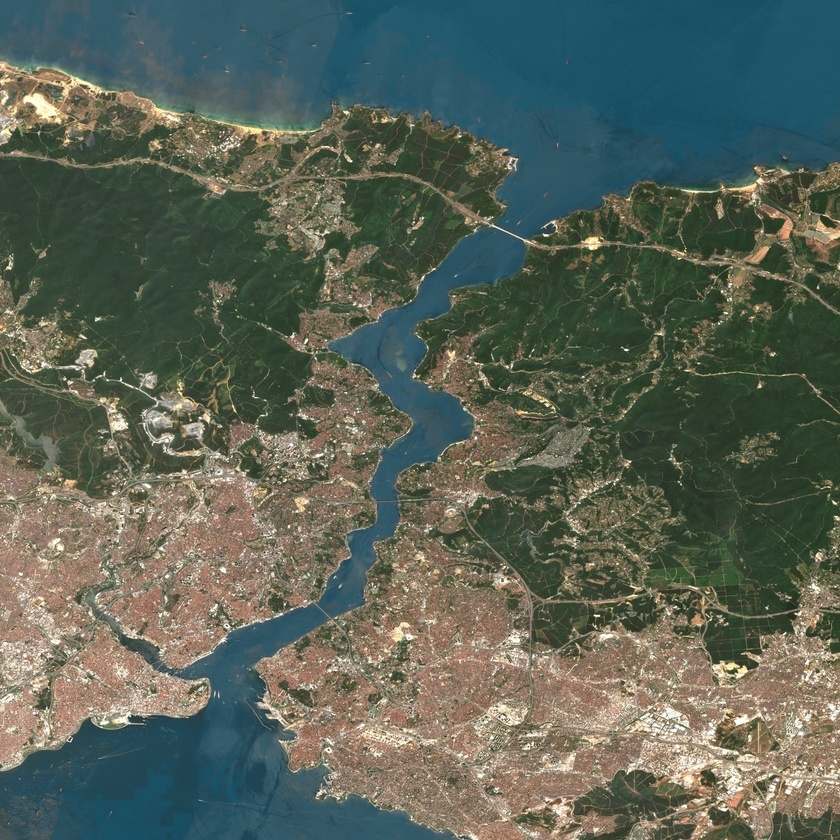
#> input picture hormuz/tex/bos.jpg, 840 x 840 px, shrunk from 2100 x 2099 before the run
$ python grade.py tex/bos.jpg
#> lines starting #> are read from the running program, lines starting #| are printed output that depends on the picture
"""Regrade Blue Marble textures: deep saturated blue ocean -> teal like the reference reels; land slightly brighter/warmer."""
import sys, numpy as np
from PIL import Image
Image.MAX_IMAGE_PIXELS = None
for f in sys.argv[1:]:
    a = np.asarray(Image.open(f).convert('RGB')).astype(np.float32)
    r, g, b = a[..., 0], a[..., 1], a[..., 2]
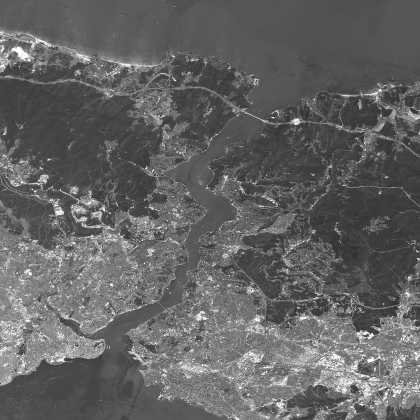
#> g: shape (840, 840) float32 (shown at 1/2 size); min 26, max 255, mean 99.4
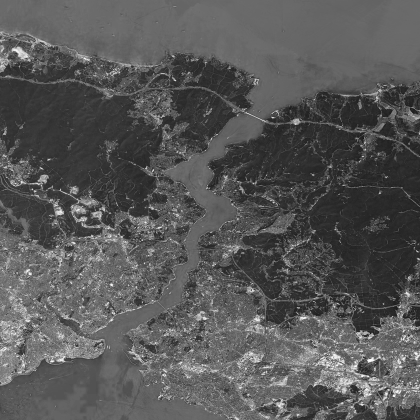
#> b: shape (840, 840) float32 (shown at 1/2 size); min 10, max 255, mean 87.3
    m = np.clip((b - np.maximum(r, g) - 8) / 30, 0, 1)[..., None]
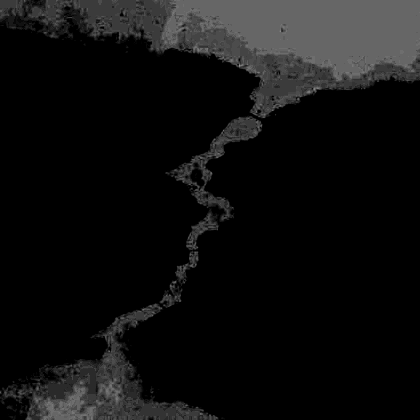
#> m: shape (840, 840, 1) float32 (shown at 1/2 size); min 0, max 0.633, mean 0.0623
    t = np.clip((b - 35) / 140, 0, 1)[..., None] ** 0.9
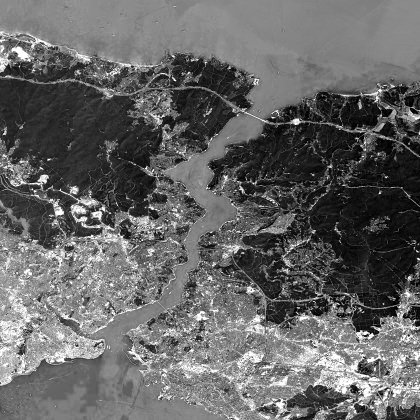
#> t: shape (840, 840, 1) float32 (shown at 1/2 size); min 0, max 1, mean 0.4
    deep = np.array([24, 58, 78], np.float32); shal = np.array([78, 150, 158], np.float32)
    sea = deep + (shal - deep) * t
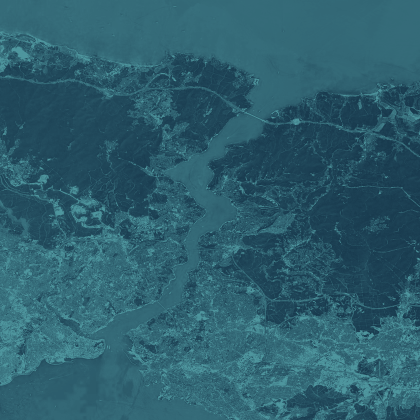
#> sea: shape (840, 840, 3) float32 (shown at 1/2 size); mean of channels 0, 1, 2 45.6, 94.8, 110; drawn as R, G, B
    land = np.clip(a * 1.12 + np.array([6, 4, 0]), 0, 255)
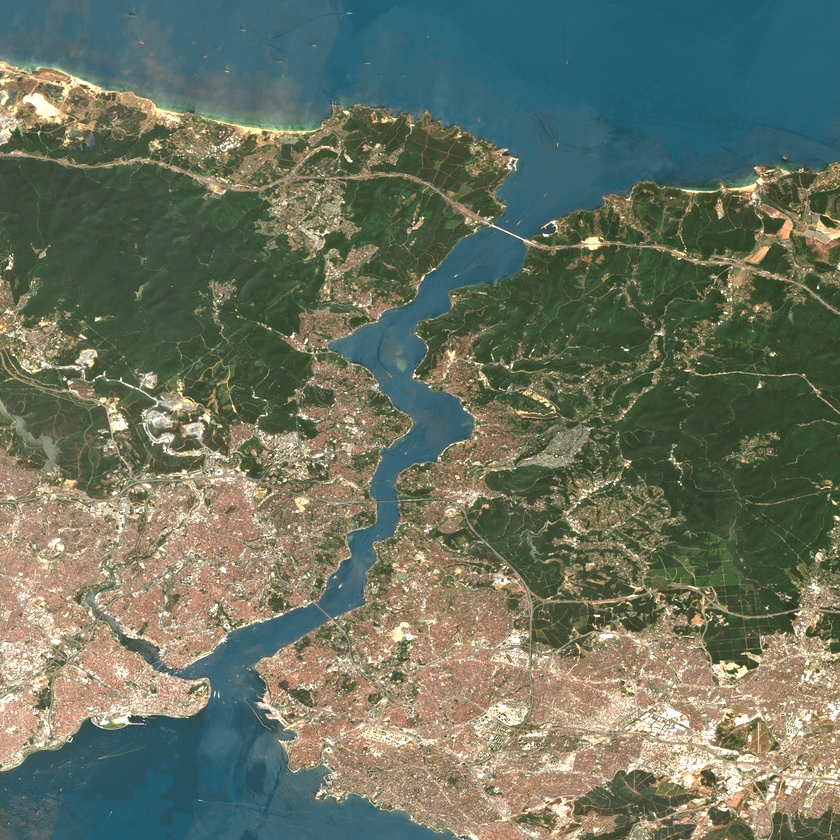
#> land: shape (840, 840, 3) float64; mean R, G, B 106.1, 115.2, 97.8
    o = land * (1 - m) + sea * m
    Image.fromarray(o.clip(0, 255).astype(np.uint8)).save(f, quality=90); print('graded', f)
#| graded tex/bos.jpg

$ run again, on hormuz/tex/hor.jpg
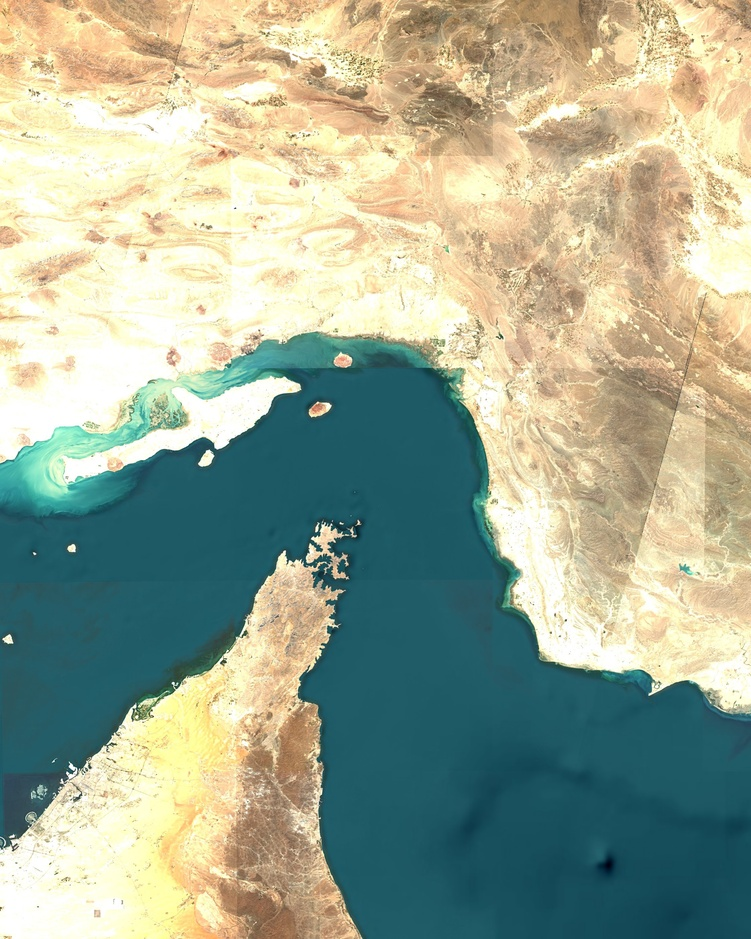
#> input picture hormuz/tex/hor.jpg, 751 x 939 px, shrunk from 2240 x 2800 before the run
#> `sea = deep + (shal - deep) * t`:
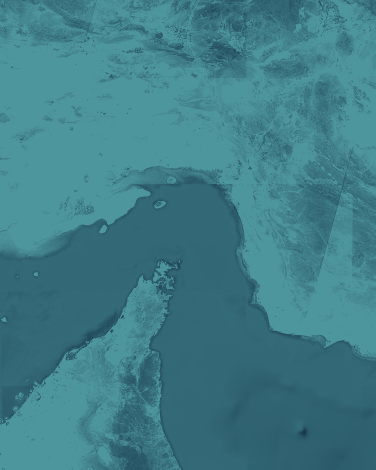
#> sea: shape (939, 751, 3) float32 (shown at 1/2 size); mean of channels 0, 1, 2 64.2, 126.4, 137.8; drawn as R, G, B
#> `land = np.clip(a * 1.12 + np.array([6, 4, 0]), 0, 255)`:
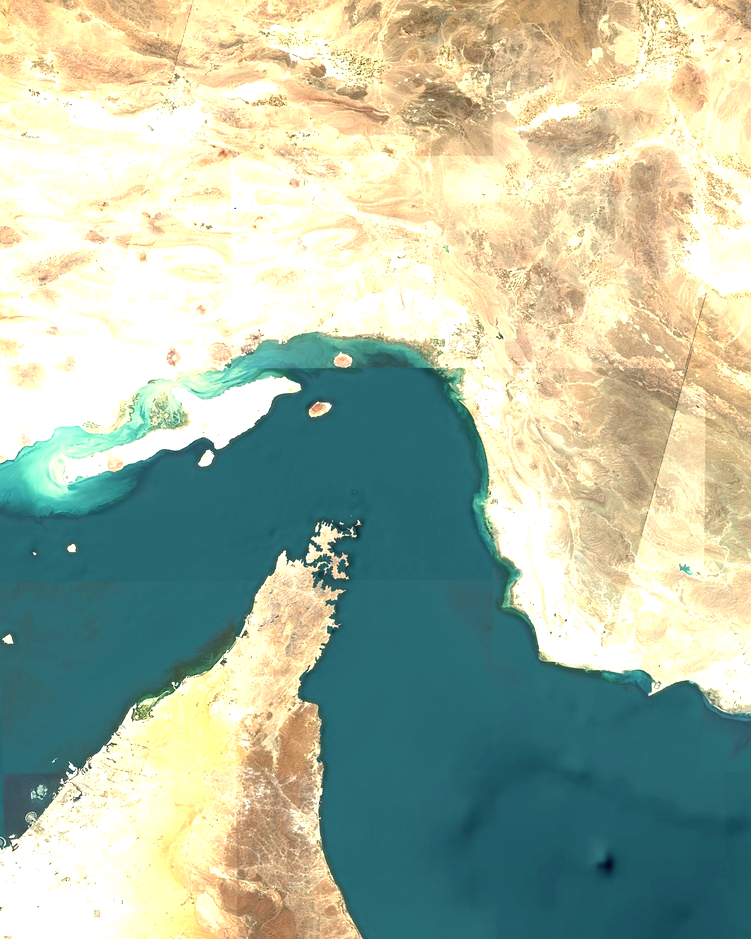
#> land: shape (939, 751, 3) float64; mean R, G, B 171.3, 185.3, 164
#| graded tex/hor.jpg

$ run again, on hormuz/tex/ist.jpg
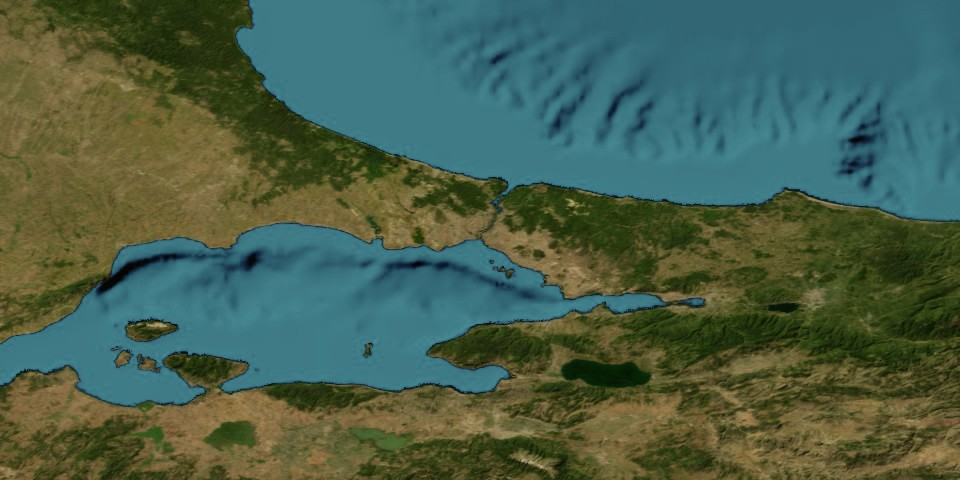
#> input picture hormuz/tex/ist.jpg, 960 x 480 px
#> `sea = deep + (shal - deep) * t`:
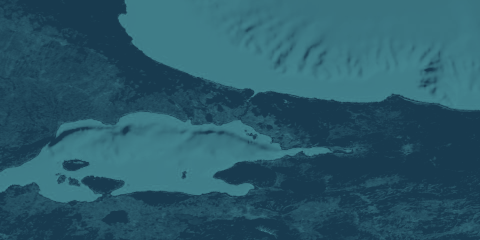
#> sea: shape (480, 960, 3) float32 (shown at 1/2 size); mean of channels 0, 1, 2 42.4, 89.2, 105.4; drawn as R, G, B
#> `land = np.clip(a * 1.12 + np.array([6, 4, 0]), 0, 255)`:
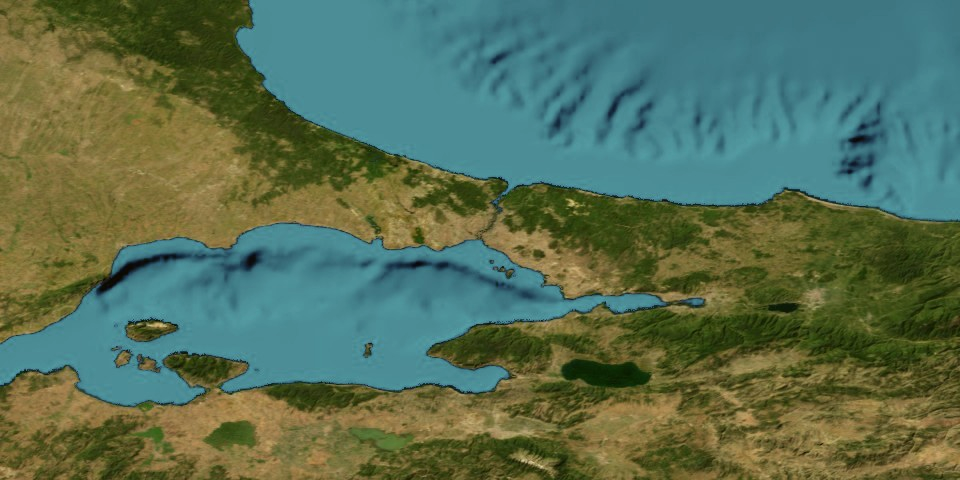
#> land: shape (480, 960, 3) float64; mean R, G, B 87.5, 110.9, 85.2
#| graded tex/ist.jpg
